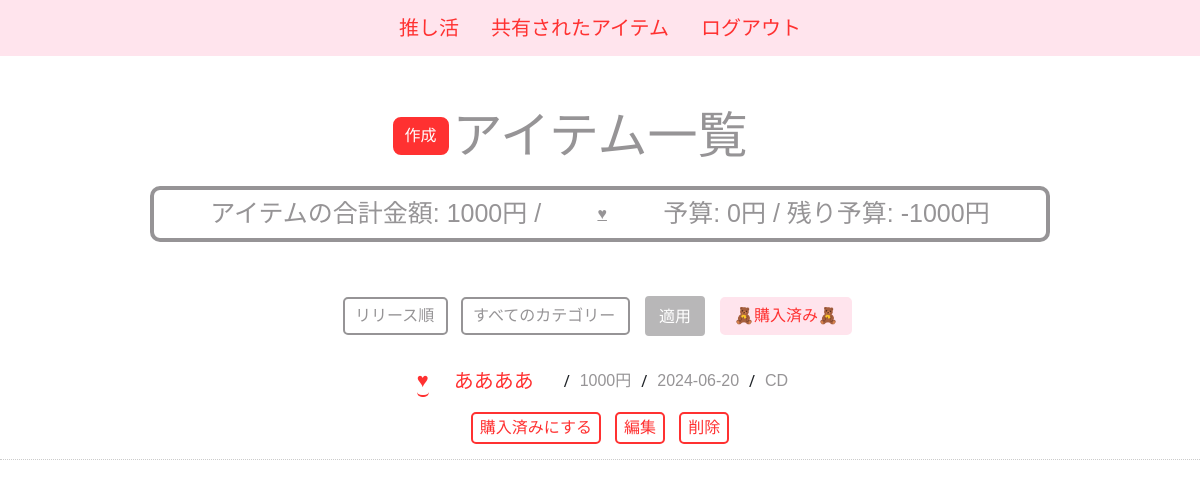
Page /sample/item/list/3/ (signed in) on the earlier database version.
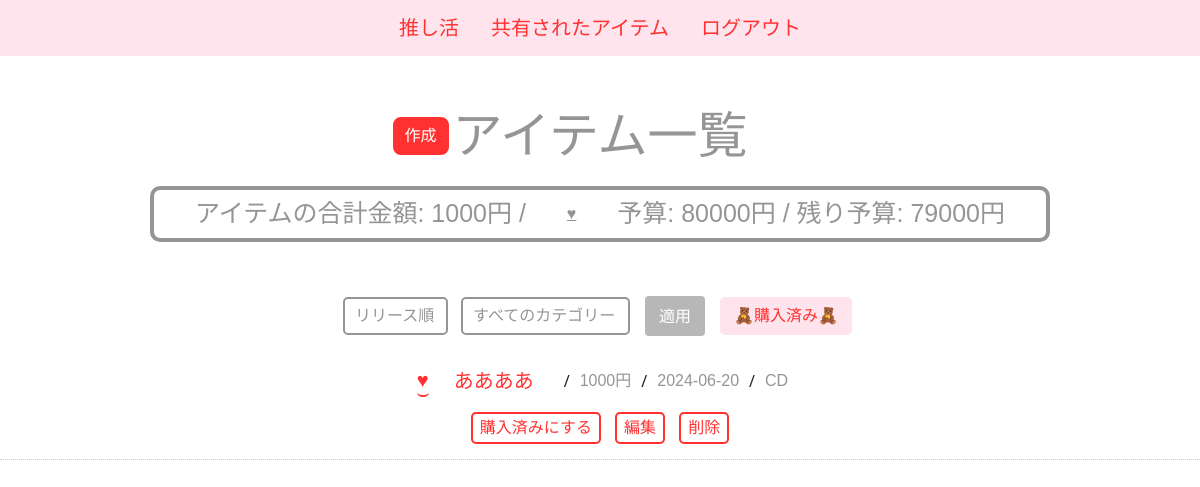
Same page on the later database version.
### sample/models.py (models this page shows)
class Budget(models.Model):
    user = models.ForeignKey(CustomUser, on_delete=models.CASCADE)
    favorite = models.ForeignKey(Favorite, on_delete=models.CASCADE, null=True, blank=True)
    month = models.DateField()
    budget = models.DecimalField(max_digits=10, decimal_places=2)
    created_at = models.DateTimeField(auto_now_add=True)
    updated_at = models.DateTimeField(auto_now=True)

### sample/views.py (the view)
# urls.py: path('item/list/<int:favorite_id>/', views.item_list_with_favorite, name='item_list_with_favorite'),
@login_required
def item_list_with_favorite(request, favorite_id):
    categories = Category.objects.all()  # 全てのカテゴリーを取得
    category_id = request.GET.get('category_id')  # URLからカテゴリーIDを取得
    favorite = get_object_or_404(Favorite, id=favorite_id, user=request.user)
    items = favorite.items.filter(user=request.user, purchased=False)
    if category_id:
        items = items.filter(category_id=category_id)
    sort = request.GET.get('sort', '')
    if sort == 'release_date':
        items = items.order_by('release_date')
    elif sort == 'price_desc':
        items = items.order_by('-price')
    elif sort == 'price_asc':
        items = items.order_by('price')
    today = timezone.now()
    budget = Budget.objects.filter(user=request.user, favorite=favorite, month__year=today.year, month__month=today.month).first()
    total_amount = items.aggregate(Sum('price'))['price__sum'] or 0
    remaining_budget = budget.budget - total_amount if budget else 0
    context = {
        'items': items,
        'categories': categories,  # カテゴリー情報を追加
        'selected_category_id': category_id,  # テンプレートで選択されたカテゴリーIDを表示
        'total_amount': total_amount,
        'budget': budget,
        'remaining_budget': remaining_budget,
        'favorite_id': favorite_id,  # favorite_idをコンテキストに追加
        'sort': sort  # 現在のソート方法をコンテキストに追加
    }
    return render(request, 'sample/item_list.html', context)

### templates/sample/item_list.html (shortened to what this page needs)
{% extends "base.html" %}
{% block content %}
<head>
</head>
<body>
            <section class="d-flex align-items-center justify-content-center">
            <p>
                <a href="{% url 'sample:item_create' favorite_id=favorite_id %}">
                    <button class="btn btn-primary custom-button">作成</button>
                </a>
                <h2 class="custom-color ml-3">アイテム一覧</h2>
            </p>
           </section>
    <div class="budget-info-container">
        <div class="budget-info">
        <p class="center-text">アイテムの合計金額: {{ total_amount }}円 /</p>
        <a href="{% url 'sample:budget_create' %}?favorite_id={{ favorite_id }}" class="btn-link budget-link">♥</a>
        {% if budget %}
            <p class="center-text">
                予算: <span id="budget-display">{{ budget.budget|floatformat:0 }}</span>円 /
                残り予算: {{ remaining_budget|floatformat:0 }}円
            </p>
        {% else %}
            <p class="center-text">予算が登録されていません。</p>
        {% endif %}
        </div>
    </div>
        <form method="get" action="{% url 'sample:item_list_with_favorite' favorite_id=favorite_id %}" class="sort-form">
            <div class="form-group">
                <select name="sort" id="sort" class="form-control">
                    <option value="release_date" {% if sort == 'release_date' %}selected{% endif %}>リリース順</option>
                </select>
            </div>
            <div class="form-group">
                <select name="category_id" id="category_id" class="form-control">
                    <option value="">すべてのカテゴリー</option>
                </select>
            </div>
            <button type="submit" class="btn btn-primary">適用</button>
            <a href="{% url 'sample:purchased_items' %}?favorite_id={{ favorite_id }}" class="btn btn-secondary purchase-button ml-3">🧸購入済み🧸</a>
        </form>
        <ul class="list-unstyled item-list">
            {% for item in items %}
            <li class="item-list">
            <span class="item-info">
                    <a href="#" class="share-link" onclick="promptForUsername({{ item.id }}); return false;">♥</a>
                    <span class="item-name">{{ item.name }}</span>/
                    <span class="item-price">{{ item.price|floatformat:0 }}円</span> /
                    <span class="item-release">{{ item.release_date | date:"Y-m-d" }}</span> /
                    <span class="item-category">{{ item.category.name }}</span>
            </span>
                <div class="item-buttons">
                    <form action="{% url 'sample:mark_item_purchased' item.id %}" method="post" style="display: inline;">
                        <button type="submit" class="btn btn-success" {% if item.purchased %}disabled{% endif %}>購入済みにする</button>
                    </form>
                    <a href="{% url 'sample:item_edit' item.id %}" class="btn btn-warning">編集</a>
                    <a href="{% url 'sample:item_delete' item.id %}" class="btn btn-danger" onclick="return confirm('削除してよろしいですか？');">削除</a>
                </div>
            </li>
            {% empty %}
            <li class="item-list-item no-items-message">アイテムがありません。</li>
            {% comment %} <li>アイテムがありません。</li> {% endcomment %}
            {% endfor %}
        </ul>
</body>
{% endblock %}

Differences in the rows shown:
changed Budget: budget "0" → "80000"
Other differences:
{{ remaining_budget|floatformat:0 }}: "-1000" → "79000"
